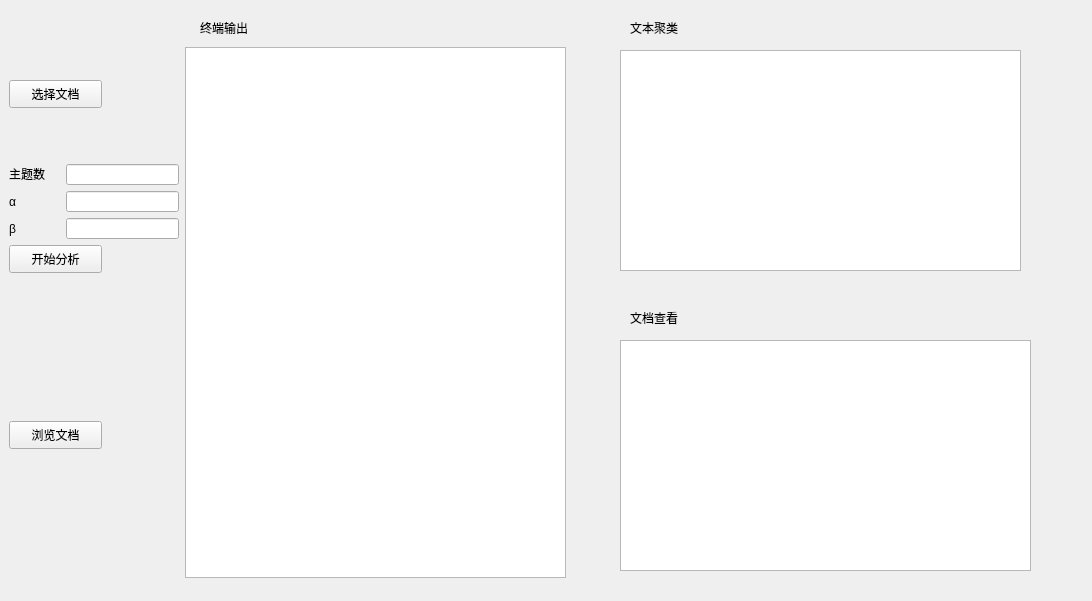
<?xml version="1.0" encoding="UTF-8"?>
<ui version="4.0">
 <class>Form</class>
 <widget class="QWidget" name="Form">
  <property name="geometry">
   <rect>
    <x>0</x>
    <y>0</y>
    <width>1092</width>
    <height>601</height>
   </rect>
  </property>
  <property name="windowTitle">
   <string>文本主题检测</string>
  </property>
  <widget class="QLabel" name="label4">
   <property name="geometry">
    <rect>
     <x>200</x>
     <y>20</y>
     <width>60</width>
     <height>16</height>
    </rect>
   </property>
   <property name="text">
    <string>终端输出</string>
   </property>
  </widget>
  <widget class="QLabel" name="label5">
   <property name="geometry">
    <rect>
     <x>630</x>
     <y>20</y>
     <width>60</width>
     <height>16</height>
    </rect>
   </property>
   <property name="text">
    <string>文本聚类</string>
   </property>
  </widget>
  <widget class="QPushButton" name="Btn_SelectDoc">
   <property name="geometry">
    <rect>
     <x>9</x>
     <y>80</y>
     <width>93</width>
     <height>28</height>
    </rect>
   </property>
   <property name="minimumSize">
    <size>
     <width>93</width>
     <height>28</height>
    </size>
   </property>
   <property name="maximumSize">
    <size>
     <width>93</width>
     <height>28</height>
    </size>
   </property>
   <property name="text">
    <string>选择文档</string>
   </property>
  </widget>
  <widget class="QTextBrowser" name="textBrowser">
   <property name="geometry">
    <rect>
     <x>185</x>
     <y>47</y>
     <width>381</width>
     <height>531</height>
    </rect>
   </property>
  </widget>
  <widget class="QTextBrowser" name="textBrowser2">
   <property name="geometry">
    <rect>
     <x>620</x>
     <y>50</y>
     <width>401</width>
     <height>221</height>
    </rect>
   </property>
  </widget>
  <widget class="QLabel" name="label1">
   <property name="geometry">
    <rect>
     <x>9</x>
     <y>166</y>
     <width>51</width>
     <height>16</height>
    </rect>
   </property>
   <property name="minimumSize">
    <size>
     <width>51</width>
     <height>16</height>
    </size>
   </property>
   <property name="maximumSize">
    <size>
     <width>51</width>
     <height>16</height>
    </size>
   </property>
   <property name="text">
    <string>主题数</string>
   </property>
  </widget>
  <widget class="QLineEdit" name="LineEdit_para1">
   <property name="geometry">
    <rect>
     <x>66</x>
     <y>164</y>
     <width>113</width>
     <height>21</height>
    </rect>
   </property>
   <property name="minimumSize">
    <size>
     <width>113</width>
     <height>21</height>
    </size>
   </property>
   <property name="maximumSize">
    <size>
     <width>113</width>
     <height>21</height>
    </size>
   </property>
   <property name="text">
    <string/>
   </property>
  </widget>
  <widget class="QLabel" name="label2">
   <property name="geometry">
    <rect>
     <x>9</x>
     <y>191</y>
     <width>21</width>
     <height>21</height>
    </rect>
   </property>
   <property name="minimumSize">
    <size>
     <width>21</width>
     <height>21</height>
    </size>
   </property>
   <property name="maximumSize">
    <size>
     <width>21</width>
     <height>21</height>
    </size>
   </property>
   <property name="text">
    <string>α</string>
   </property>
  </widget>
  <widget class="QLineEdit" name="LineEdit_para2">
   <property name="geometry">
    <rect>
     <x>66</x>
     <y>191</y>
     <width>113</width>
     <height>21</height>
    </rect>
   </property>
   <property name="minimumSize">
    <size>
     <width>113</width>
     <height>21</height>
    </size>
   </property>
   <property name="maximumSize">
    <size>
     <width>113</width>
     <height>21</height>
    </size>
   </property>
   <property name="text">
    <string/>
   </property>
  </widget>
  <widget class="QLabel" name="label3">
   <property name="geometry">
    <rect>
     <x>9</x>
     <y>218</y>
     <width>21</width>
     <height>21</height>
    </rect>
   </property>
   <property name="minimumSize">
    <size>
     <width>21</width>
     <height>21</height>
    </size>
   </property>
   <property name="maximumSize">
    <size>
     <width>21</width>
     <height>21</height>
    </size>
   </property>
   <property name="text">
    <string>β</string>
   </property>
  </widget>
  <widget class="QLineEdit" name="LineEdit_para3">
   <property name="geometry">
    <rect>
     <x>66</x>
     <y>218</y>
     <width>113</width>
     <height>21</height>
    </rect>
   </property>
   <property name="minimumSize">
    <size>
     <width>113</width>
     <height>21</height>
    </size>
   </property>
   <property name="maximumSize">
    <size>
     <width>113</width>
     <height>21</height>
    </size>
   </property>
  </widget>
  <widget class="QPushButton" name="Btn_Process">
   <property name="enabled">
    <bool>true</bool>
   </property>
   <property name="geometry">
    <rect>
     <x>9</x>
     <y>245</y>
     <width>93</width>
     <height>28</height>
    </rect>
   </property>
   <property name="minimumSize">
    <size>
     <width>93</width>
     <height>28</height>
    </size>
   </property>
   <property name="maximumSize">
    <size>
     <width>93</width>
     <height>28</height>
    </size>
   </property>
   <property name="text">
    <string>开始分析</string>
   </property>
  </widget>
  <widget class="QLabel" name="label6">
   <property name="geometry">
    <rect>
     <x>630</x>
     <y>310</y>
     <width>60</width>
     <height>16</height>
    </rect>
   </property>
   <property name="text">
    <string>文档查看</string>
   </property>
  </widget>
  <widget class="QPushButton" name="Btn_Result">
   <property name="geometry">
    <rect>
     <x>9</x>
     <y>421</y>
     <width>93</width>
     <height>28</height>
    </rect>
   </property>
   <property name="minimumSize">
    <size>
     <width>93</width>
     <height>28</height>
    </size>
   </property>
   <property name="maximumSize">
    <size>
     <width>93</width>
     <height>28</height>
    </size>
   </property>
   <property name="text">
    <string>浏览文档</string>
   </property>
  </widget>
  <widget class="QTextBrowser" name="textBrowser3">
   <property name="geometry">
    <rect>
     <x>620</x>
     <y>340</y>
     <width>411</width>
     <height>231</height>
    </rect>
   </property>
  </widget>
 </widget>
 <resources/>
 <connections/>
</ui>
